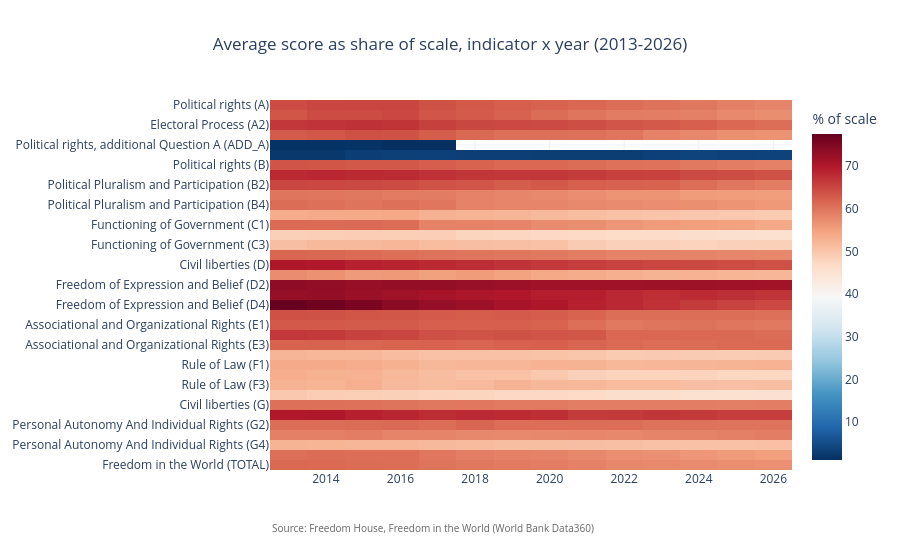

The notebook cell this image was saved under:
### Markdown cell above
## 9. Indicator × year heatmap

**Question:** can we see the breadth of the decline at a glance?

**Method:** for each indicator, take the mean score per year as a **percentage of the indicator's scale**, and plot indicator × year as a heatmap (using the shared helper). Rows are labelled with category and code.

### Code cell
heat = numeric.copy()
heat['pct_of_scale'] = heat['Score'] / heat['UNIT_MEASURE'].map(sm_map) * 100

pivot = heat.pivot_table(index='INDICATOR', columns='Year', values='pct_of_scale', aggfunc='mean')

labels = numeric[['INDICATOR', 'Category']].drop_duplicates()
labels['short'] = labels['Category'] + ' (' + labels['INDICATOR'].str.replace('FH_FIW_', '') + ')'
pivot.index = pivot.index.map(labels.set_index('INDICATOR')['short'])

fig = create_heatmap(
    pivot,
    title='Average score as share of scale, indicator x year (2013-2026)',
    colorbar_label='% of scale',
)
fig.show()

### Figure 1 — Plotly figure (JSON) as saved in the notebook; plotly's stock layout.template omitted (floating-point values rounded to 4 significant figures; data arrays with more than 128 entries replaced by an {"elided": "..."} marker saying what was removed)
{"data": [{"colorbar": {"title": {"text": "% of scale"}}, "colorscale": [[0.0, "rgb(5,48,97)"], [0.1, "rgb(33,102,172)"], [0.2, "rgb(67,147,195)"], [0.3, "rgb(146,197,222)"], [0.4, "rgb(209,229,240)"], [0.5, "rgb(247,247,247)"], [0.6, "rgb(253,219,199)"], [0.7, "rgb(244,165,130)"], [0.8, "rgb(214,96,77)"], [0.9, "rgb(178,24,43)"], [1.0, "rgb(103,0,31)"]], "hovertemplate": "%{y} | %{x}: %{z:.1f}<extra></extra>", "type": "heatmap", "x": [2013, 2014, 2015, 2016, 2017, 2018, 2019, 2020, 2021, 2022, 2023, 2024, 2025, 2026], "y": ["Political rights (A)", "Electoral Process (A1)", "Electoral Process (A2)", "Electoral Process (A3)", "Political rights, additional Question A (ADD_A)", "Political rights, additional Question Q (ADD_Q)", "Political rights (B)", "Political Pluralism and Participation (B1)", "Political Pluralism and Participation (B2)", "Political Pluralism and Participation (B3)", "Political Pluralism and Participation (B4)", "Political rights (C)", "Functioning of Government (C1)", "Functioning of Government (C2)", "Functioning of Government (C3)", "Freedom in the World (CL)", "Civil liberties (D)", "Freedom of Expression and Belief (D1)", "Freedom of Expression and Belief (D2)", "Freedom of Expression and Belief (D3)", "Freedom of Expression and Belief (D4)", "Civil liberties (E)", "Associational and Organizational Rights (E1)", "Associational and Organizational Rights (E2)", "Associational and Organizational Rights (E3)", "Civil liberties (F)", "Rule of Law (F1)", "Rule of Law (F2)", "Rule of Law (F3)", "Rule of Law (F4)", "Civil liberties (G)", "Personal Autonomy And Individual Rights (G1)", "Personal Autonomy And Individual Rights (G2)", "Personal Autonomy And Individual Rights (G3)", "Personal Autonomy And Individual Rights (G4)", "Freedom in the World (PR)", "Freedom in the World (TOTAL)"], "z": {"elided": "37x14 float values"}}], "layout": {"annotations": [{"font": {"color": "#666666", "size": 10}, "showarrow": false, "text": "Source: Freedom House, Freedom in the World (World Bank Data360)", "x": 0, "xanchor": "left", "xref": "paper", "y": -0.18, "yref": "paper"}], "hovermode": "x unified", "margin": {"b": 90}, "title": {"text": "Average score as share of scale, indicator x year (2013-2026)", "x": 0.5}, "yaxis": {"autorange": "reversed"}}}
